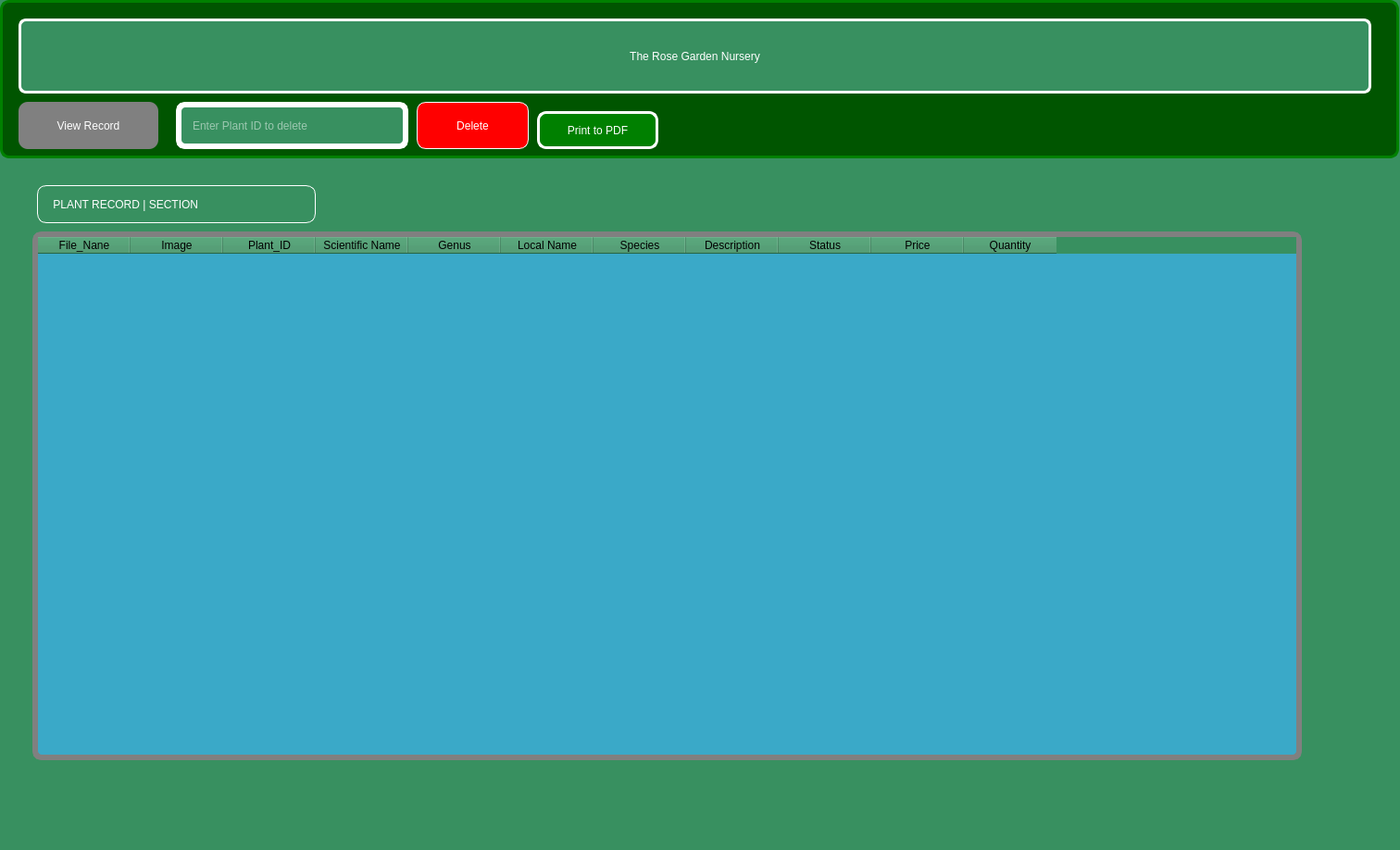
<?xml version="1.0" encoding="UTF-8"?>
<ui version="4.0">
 <class>ViewPlants</class>
 <widget class="QDialog" name="ViewPlants">
  <property name="geometry">
   <rect>
    <x>0</x>
    <y>0</y>
    <width>1512</width>
    <height>918</height>
   </rect>
  </property>
  <property name="acceptDrops">
   <bool>true</bool>
  </property>
  <property name="windowTitle">
   <string>v1.0</string>
  </property>
  <property name="styleSheet">
   <string notr="true">background-color: rgb(56, 144, 96);
background-image: url(:/images/beauty.png);



 </string>
  </property>
  <widget class="QPushButton" name="ViewPlantsRecord">
   <property name="geometry">
    <rect>
     <x>20</x>
     <y>110</y>
     <width>151</width>
     <height>51</height>
    </rect>
   </property>
   <property name="styleSheet">
    <string notr="true">QPushButton {
  border:0px solid rgb(255, 255, 255);
  border-radius: 10px;
  padding: 0 10px;
  background: grey;
 font: 700 12pt ;
 color: rgb(255, 255, 255);

}
</string>
   </property>
   <property name="text">
    <string>View Record</string>
   </property>
  </widget>
  <widget class="QLabel" name="label">
   <property name="geometry">
    <rect>
     <x>40</x>
     <y>200</y>
     <width>301</width>
     <height>41</height>
    </rect>
   </property>
   <property name="styleSheet">
    <string notr="true">


QLabel {
  color: rgb(255, 255, 255);
  font: 500 12pt ;
  border:1px solid  rgb(255, 255, 255);
  border-radius: 10px;
  padding: 0 10px;
  
}</string>
   </property>
   <property name="text">
    <string> PLANT RECORD | SECTION </string>
   </property>
  </widget>
  <widget class="QPushButton" name="DeletePlantsRecord">
   <property name="geometry">
    <rect>
     <x>450</x>
     <y>110</y>
     <width>121</width>
     <height>51</height>
    </rect>
   </property>
   <property name="styleSheet">
    <string notr="true">QPushButton {
  border:1px solid rgb(255, 255, 255);
  border-radius: 10px;
  padding: 0 10px;
  background: red;
 font: 700 12pt ;
 color: rgb(255, 255, 255);

}</string>
   </property>
   <property name="text">
    <string>Delete</string>
   </property>
  </widget>
  <widget class="QLineEdit" name="lineEdit_Delete">
   <property name="geometry">
    <rect>
     <x>190</x>
     <y>110</y>
     <width>251</width>
     <height>51</height>
    </rect>
   </property>
   <property name="styleSheet">
    <string notr="true">
  QLineEdit {
  border:6px solid rgb(255, 255, 255);
  border-radius: 10px;
  padding: 10px 10px;
  background: ;
 font: 600 11pt ;
 color: rgb(255, 255, 255);
	

}</string>
   </property>
   <property name="placeholderText">
    <string>Enter Plant ID to delete</string>
   </property>
  </widget>
  <widget class="QTableWidget" name="tableWidget">
   <property name="geometry">
    <rect>
     <x>35</x>
     <y>250</y>
     <width>1371</width>
     <height>571</height>
    </rect>
   </property>
   <property name="styleSheet">
    <string notr="true">
 QTableWidget 
{

  border:6px solid gray;
  border-radius: 10px;
  background: rgb(58, 169, 200);
  color: rgb(0, 0, 0);;

}
</string>
   </property>
   <column>
    <property name="text">
     <string>File_Nane</string>
    </property>
   </column>
   <column>
    <property name="text">
     <string>Image</string>
    </property>
   </column>
   <column>
    <property name="text">
     <string>Plant_ID</string>
    </property>
   </column>
   <column>
    <property name="text">
     <string>Scientific Name</string>
    </property>
   </column>
   <column>
    <property name="text">
     <string>Genus</string>
    </property>
   </column>
   <column>
    <property name="text">
     <string>Local Name</string>
    </property>
   </column>
   <column>
    <property name="text">
     <string>Species</string>
    </property>
   </column>
   <column>
    <property name="text">
     <string>Description</string>
    </property>
   </column>
   <column>
    <property name="text">
     <string>Status</string>
    </property>
   </column>
   <column>
    <property name="text">
     <string>Price</string>
    </property>
   </column>
   <column>
    <property name="text">
     <string>Quantity</string>
    </property>
   </column>
  </widget>
  <widget class="QPushButton" name="btn_print_PDF">
   <property name="geometry">
    <rect>
     <x>580</x>
     <y>120</y>
     <width>131</width>
     <height>41</height>
    </rect>
   </property>
   <property name="styleSheet">
    <string notr="true">QPushButton {
  border:3px solid rgb(255, 255, 255);
  border-radius: 10px;
  padding: 0 10px;
  background: green;
 font: 500 12pt ;
 color: rgb(255, 255, 255);

}
</string>
   </property>
   <property name="text">
    <string>Print to PDF</string>
   </property>
  </widget>
  <widget class="QLabel" name="label_2">
   <property name="enabled">
    <bool>false</bool>
   </property>
   <property name="geometry">
    <rect>
     <x>0</x>
     <y>0</y>
     <width>1511</width>
     <height>171</height>
    </rect>
   </property>
   <property name="styleSheet">
    <string notr="true">  QLabel {
   
 
	background-color: rgb(0, 85, 0);
  border:3px solid green;
  border-radius: 10px;
  padding: 0 10px;
  
}</string>
   </property>
   <property name="text">
    <string/>
   </property>
  </widget>
  <widget class="QPushButton" name="pushButton">
   <property name="geometry">
    <rect>
     <x>20</x>
     <y>20</y>
     <width>1461</width>
     <height>81</height>
    </rect>
   </property>
   <property name="styleSheet">
    <string notr="true">
QPushButton{
                    color: rgb(255, 255, 255);
                    border:3px solid white;
                    border-radius: 8px;
                    padding: 0 8px;
   
                    font: 700 13pt ;

}

 </string>
   </property>
   <property name="text">
    <string>The Rose Garden Nursery</string>
   </property>
  </widget>
  <zorder>label</zorder>
  <zorder>tableWidget</zorder>
  <zorder>label_2</zorder>
  <zorder>pushButton</zorder>
  <zorder>ViewPlantsRecord</zorder>
  <zorder>lineEdit_Delete</zorder>
  <zorder>DeletePlantsRecord</zorder>
  <zorder>btn_print_PDF</zorder>
 </widget>
 <resources/>
 <connections/>
</ui>
